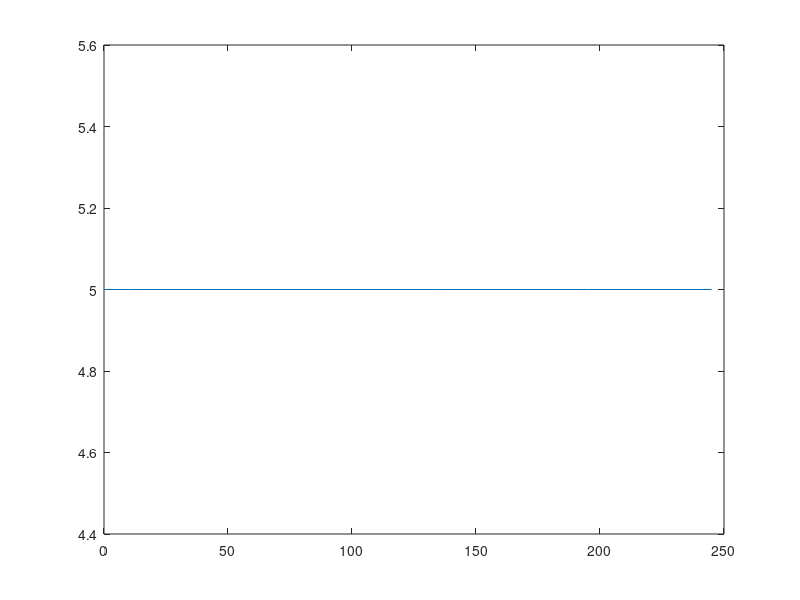

Here is the MATLAB script that generated this plot:
%Workspace cleared
clear;
%User enters R values
RL=input('Enter R value for Lath: ');
RI=input('Enter R value for Insulation: ');
RW=input('Enter R value for Wood: ');
RB=input('Enter R value for Brick: ');
%User enters interior and exterior temperatures
TI=input('Enter inside air temperature: ');
TO=input('Enter outside air temperature: ');
%Depth of material in meters
L=.01;
I=.125;
W=.06;
B=.05;

A=[-1 0 0 -L*RL; 1 -1 0 -I*RI; 0 1 -1 -W*RW; 0 0 1 -B*RB];
a=inv(A);
b=[-TI; 0; 0; TO];
x=a*b
y=[TI x(1,1) x(2,1) x(3,1) TO]
d=[0; 10; 135; 195; 245];
plot(d,y)
Q=x(4,1)